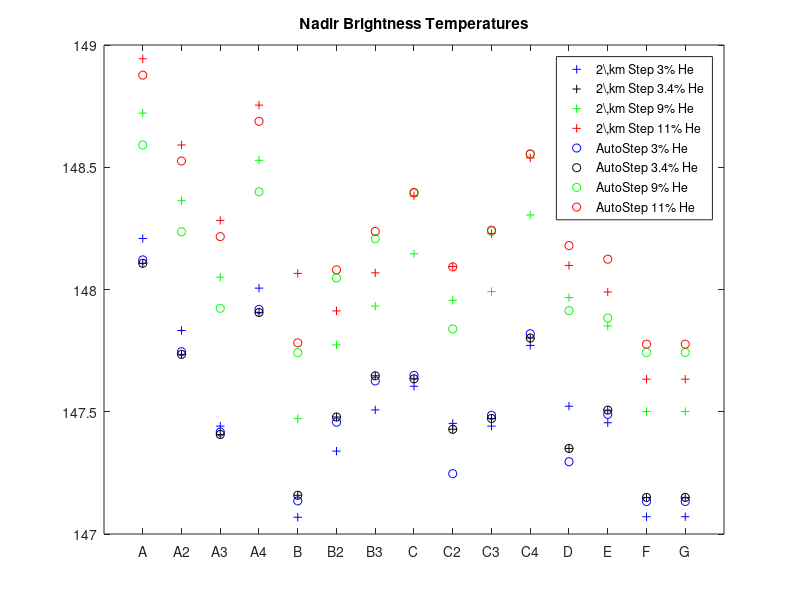
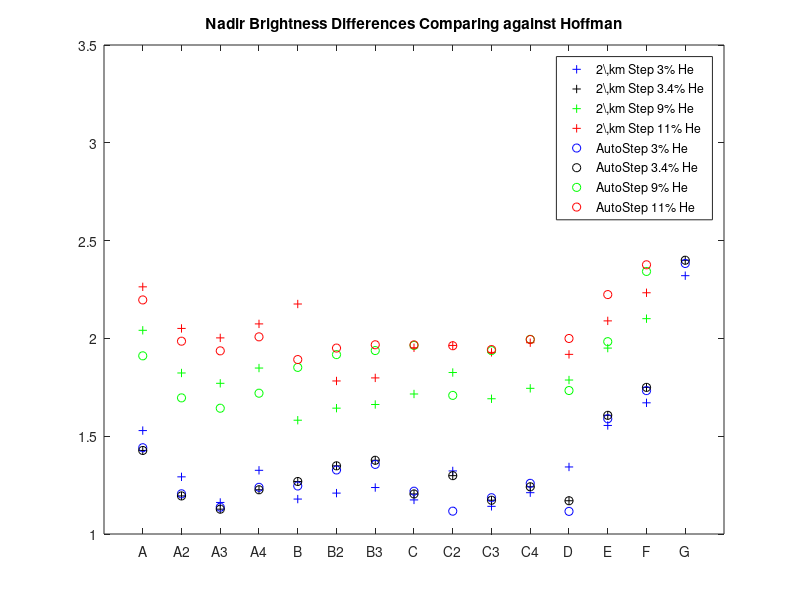
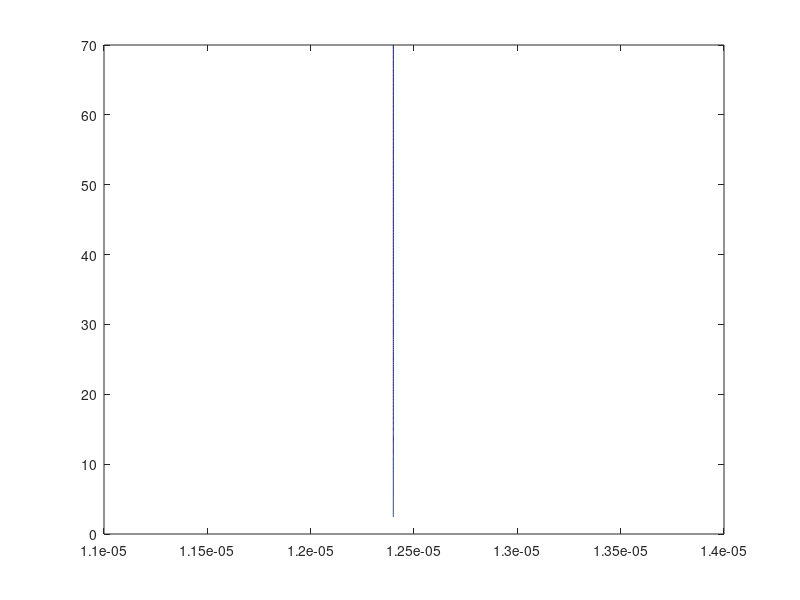

The MATLAB script that drew these images, in order:
clear
 figure(999)
 
 load He_0_3_frozen_eq
 dlmwrite('He_0_3_frozen_eq_Tbeam.dat',Tbeam_nadir,'\t')
 plot(Tbeam_nadir,'+b')
 hold on;
 
 load He_0_34_frozen_eq
 dlmwrite('He_0_34_frozen_eq_Tbeam.dat',Tbeam_nadir,'\t')
 plot(Tbeam_nadir,'+k')
 
 load He_0_9_frozen_eq
 dlmwrite('He_0_9_frozen_eq_Tbeam.dat',Tbeam_nadir,'\t')
 plot(Tbeam_nadir,'+g')
 
 load He_0_11_frozen_eq
 dlmwrite('He_0_11_frozen_eq_Tbeam.dat',Tbeam_nadir,'\t')
 plot (Tbeam_nadir,'+r')
 
 load He_0_3_frozen_eq_auto
 dlmwrite('He_0_3_frozen_eq_auto_Tbeam.dat',Tbeam_nadir,'\t')
 plot (Tbeam_nadir, 'ob')

 load He_0_34_frozen_eq_auto
 dlmwrite('He_0_34_frozen_eq_auto_Tbeam.dat',Tbeam_nadir,'\t')
 plot (Tbeam_nadir,'ok')
 
  
 load He_0_9_frozen_eq_auto
 dlmwrite('He_0_9_frozen_eq_auto_Tbeam.dat',Tbeam_nadir,'\t')
 plot (Tbeam_nadir, 'og')
 
 load He_0_11_frozen_eq_auto
 dlmwrite('He_0_11_frozen_eq_auto_Tbeam.dat',Tbeam_nadir,'\t')
 plot (Tbeam_nadir, 'or')
 
 set(gca,'XTick',1:1:15)
 set(gca,'XTickLabel',Model_names)
 legend('2\,km Step 3% He','2\,km Step 3.4% He','2\,km Step 9% He','2\,km Step 11% He', ...
        'AutoStep 3% He','AutoStep 3.4% He','AutoStep 9% He','AutoStep 11% He')
 title('Nadir Brightness Temperatures')           
 hold off
 
 figure(1000)
 load He_0_3_frozen_eq
 dlmwrite('He_0_3_frozen_eq_residual.dat',residual,'\t')
 plot(residual,'+b')
 
 hold on;
 
 load He_0_34_frozen_eq
 dlmwrite('He_0_34_frozen_eq_residual.dat',residual,'\t')
 plot(residual,'+k')
 
 load He_0_9_frozen_eq
 dlmwrite('He_0_9_frozen_eq_residual.dat',residual,'\t')
 plot(residual,'+g')
 
 load He_0_11_frozen_eq
 dlmwrite('He_0_11_frozen_eq_residual.dat',residual,'\t')
 plot (residual,'+r')

 load He_0_3_frozen_eq_auto
 dlmwrite('He_0_3_frozen_eq_auto_residual.dat',residual,'\t')
 plot (residual, 'ob')
 
 load He_0_34_frozen_eq_auto
 dlmwrite('He_0_34_frozen_eq_auto_residual.dat',residual,'\t')
 plot (residual,'ok')
 
 load He_0_9_frozen_eq_auto
 dlmwrite('He_0_9_frozen_eq_auto_residual.dat',residual,'\t')
 plot (residual, 'og')
 
 load He_0_11_frozen_eq_auto
 dlmwrite('He_0_11_frozen_eq_auto_residual.dat',residual,'\t')
 plot (residual, 'or')
 
 set(gca,'XTick',1:1:15)
 set(gca,'XTickLabel',Model_names)
 legend('2\,km Step 3% He','2\,km Step 3.4% He','2\,km Step 9% He','2\,km Step 11% He', ...
        'AutoStep 3% He','AutoStep 3.4% He','AutoStep 9% He','AutoStep 11% He')
 title('Nadir Brightness Differences Comparing against Hoffman')           
 hold off
 
 
 
 
 
% 
% figure(1000)
% plot(Tbeam_seventy_five-Tbeam_thesis_seventy_five,'+k')
% hold on;
% plot(Tbeam_nadir-Tbeam_thesis,'+b')
% set(gca,'XTickLabel',Model_names)
% set(gca,'XTick',1:1:15)
% set(gca,'XTickLabel',Model_names)
% legend('Error in Limb values ^{\circ} K','Error in nadir values ^{\circ} K')
% title('Error compared with Hoffman')
% %savefig('error','pdf','-cmyk','-r600')
% hold off
% 
% figure(1001)
% plot(Tbeam_thesis-Tbeam_thesis_seventy_five,'+r')
% hold on
% plot(Tbeam_nadir-Tbeam_seventy_five,'+g')
% set(gca,'XTick',1:1:15)
% set(gca,'XTickLabel',Model_names)
% legend('Hoffman Values','Run values')
% title('Compare Limb darkening')
% %savefig('darkening','pdf','-cmyk','-r600')
% hold off
% %mv *.pdf plots
% /*P T dr XH2 XHe XH2S XNH3 XH2O XCH4 XPH3  clouds DNH4SH DH2S DNH3 DH2O DCH4
% DPH3 DSOL g mu refr_w/o refr_ w/  */
color_funtime={'b','g','r','k','y','--b','--g','--r','--k','--y','+b','+g','+r','+k','+y'}
figure(1002)
for j=1:1
        plot(XPH3(1:296,1),tcme(1:296,1,1),color_funtime{j})
        hold on;
end
hold off